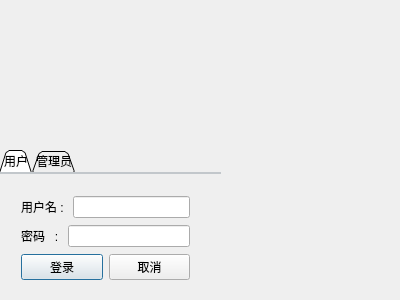
<?xml version="1.0" encoding="UTF-8"?>
<ui version="4.0">
 <class>loginWindow</class>
 <widget class="QDialog" name="loginWindow">
  <property name="geometry">
   <rect>
    <x>0</x>
    <y>0</y>
    <width>400</width>
    <height>300</height>
   </rect>
  </property>
  <property name="windowTitle">
   <string>loginWindow</string>
  </property>
  <widget class="QTabWidget" name="tabWidget">
   <property name="geometry">
    <rect>
     <x>0</x>
     <y>150</y>
     <width>221</width>
     <height>151</height>
    </rect>
   </property>
   <property name="styleSheet">
    <string notr="true"> QTabWidget::pane { /* The tab widget frame */
     border-top: 2px solid #C2C7CB;
     position: absolute;
     top: -0.5em;
 }

 QTabWidget::tab-bar {
     alignment: center;
 }

 /* Style the tab using the tab sub-control. Note that
     it reads QTabBar _not_ QTabWidget */
 QTabBar::tab {
     background: qlineargradient(x1: 0, y1: 0, x2: 0, y2: 1,
                                 stop: 0 #E1E1E1, stop: 0.4 #DDDDDD,
                                 stop: 0.5 #D8D8D8, stop: 1.0 #D3D3D3);
     border: 2px solid #C4C4C3;
     border-bottom-color: #C2C7CB; /* same as the pane color */
     border-top-left-radius: 4px;
     border-top-right-radius: 4px;
     min-width: 8ex;
     padding: 2px;
 }

 QTabBar::tab:selected, QTabBar::tab:hover {
     background: qlineargradient(x1: 0, y1: 0, x2: 0, y2: 1,
                                 stop: 0 #fafafa, stop: 0.4 #f4f4f4,
                                 stop: 0.5 #e7e7e7, stop: 1.0 #fafafa);
 }

 QTabBar::tab:selected {
     border-color: #9B9B9B;
     border-bottom-color: #C2C7CB; /* same as pane color */
 }</string>
   </property>
   <property name="tabShape">
    <enum>QTabWidget::Triangular</enum>
   </property>
   <property name="currentIndex">
    <number>0</number>
   </property>
   <widget class="QWidget" name="tab_2">
    <attribute name="title">
     <string>用户</string>
    </attribute>
    <widget class="QWidget" name="layoutWidget">
     <property name="geometry">
      <rect>
       <x>10</x>
       <y>10</y>
       <width>191</width>
       <height>111</height>
      </rect>
     </property>
     <layout class="QVBoxLayout" name="verticalLayout">
      <item>
       <layout class="QHBoxLayout" name="horizontalLayout">
        <item>
         <widget class="QLabel" name="label">
          <property name="text">
           <string>用户名 : </string>
          </property>
         </widget>
        </item>
        <item>
         <widget class="QLineEdit" name="lineEdit"/>
        </item>
       </layout>
      </item>
      <item>
       <layout class="QHBoxLayout" name="horizontalLayout_2">
        <item>
         <widget class="QLabel" name="label_2">
          <property name="text">
           <string>密码   : </string>
          </property>
         </widget>
        </item>
        <item>
         <widget class="QLineEdit" name="lineEdit_2">
          <property name="echoMode">
           <enum>QLineEdit::Password</enum>
          </property>
         </widget>
        </item>
       </layout>
      </item>
      <item>
       <layout class="QHBoxLayout" name="horizontalLayout_3">
        <item>
         <widget class="QPushButton" name="pushButton">
          <property name="text">
           <string>登录</string>
          </property>
         </widget>
        </item>
        <item>
         <widget class="QPushButton" name="pushButton_2">
          <property name="text">
           <string>取消</string>
          </property>
         </widget>
        </item>
       </layout>
      </item>
     </layout>
    </widget>
   </widget>
   <widget class="QWidget" name="tab">
    <attribute name="title">
     <string>管理员</string>
    </attribute>
    <widget class="QWidget" name="layoutWidget_2">
     <property name="geometry">
      <rect>
       <x>10</x>
       <y>10</y>
       <width>191</width>
       <height>111</height>
      </rect>
     </property>
     <layout class="QVBoxLayout" name="verticalLayout_2">
      <item>
       <layout class="QHBoxLayout" name="horizontalLayout_4">
        <item>
         <widget class="QLabel" name="label_3">
          <property name="text">
           <string>用户名 : </string>
          </property>
         </widget>
        </item>
        <item>
         <widget class="QLineEdit" name="lineEdit_3"/>
        </item>
       </layout>
      </item>
      <item>
       <layout class="QHBoxLayout" name="horizontalLayout_5">
        <item>
         <widget class="QLabel" name="label_4">
          <property name="text">
           <string>密码   : </string>
          </property>
         </widget>
        </item>
        <item>
         <widget class="QLineEdit" name="lineEdit_4">
          <property name="echoMode">
           <enum>QLineEdit::Password</enum>
          </property>
         </widget>
        </item>
       </layout>
      </item>
      <item>
       <layout class="QHBoxLayout" name="horizontalLayout_6">
        <item>
         <widget class="QPushButton" name="pushButton_3">
          <property name="text">
           <string>登录</string>
          </property>
         </widget>
        </item>
        <item>
         <widget class="QPushButton" name="pushButton_4">
          <property name="text">
           <string>取消</string>
          </property>
         </widget>
        </item>
       </layout>
      </item>
     </layout>
    </widget>
   </widget>
  </widget>
 </widget>
 <layoutdefault spacing="6" margin="11"/>
 <resources/>
 <connections/>
</ui>
